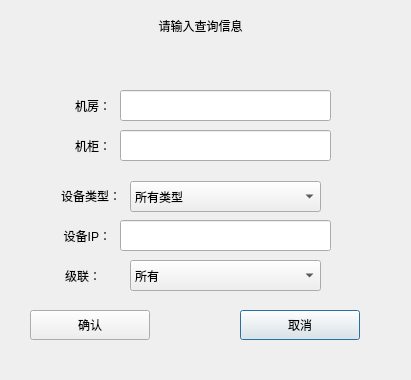
<?xml version="1.0" encoding="UTF-8"?>
<ui version="4.0">
 <class>Setup_PdusQueryDlg</class>
 <widget class="QDialog" name="Setup_PdusQueryDlg">
  <property name="geometry">
   <rect>
    <x>0</x>
    <y>0</y>
    <width>411</width>
    <height>380</height>
   </rect>
  </property>
  <property name="windowTitle">
   <string>Dialog</string>
  </property>
  <widget class="QLineEdit" name="roomEdit">
   <property name="geometry">
    <rect>
     <x>120</x>
     <y>90</y>
     <width>211</width>
     <height>31</height>
    </rect>
   </property>
  </widget>
  <widget class="QLabel" name="label_2">
   <property name="geometry">
    <rect>
     <x>20</x>
     <y>90</y>
     <width>91</width>
     <height>31</height>
    </rect>
   </property>
   <property name="text">
    <string>机房：</string>
   </property>
   <property name="alignment">
    <set>Qt::AlignRight|Qt::AlignTrailing|Qt::AlignVCenter</set>
   </property>
  </widget>
  <widget class="QPushButton" name="quitBtn">
   <property name="geometry">
    <rect>
     <x>240</x>
     <y>310</y>
     <width>120</width>
     <height>30</height>
    </rect>
   </property>
   <property name="text">
    <string>取消</string>
   </property>
  </widget>
  <widget class="QPushButton" name="okBtn">
   <property name="geometry">
    <rect>
     <x>30</x>
     <y>310</y>
     <width>120</width>
     <height>30</height>
    </rect>
   </property>
   <property name="text">
    <string>确认</string>
   </property>
  </widget>
  <widget class="QComboBox" name="devtypeCmb">
   <property name="geometry">
    <rect>
     <x>130</x>
     <y>181</y>
     <width>191</width>
     <height>31</height>
    </rect>
   </property>
   <item>
    <property name="text">
     <string>所有类型</string>
    </property>
   </item>
   <item>
    <property name="text">
     <string>IP-PDU</string>
    </property>
   </item>
   <item>
    <property name="text">
     <string>SI-PDU</string>
    </property>
   </item>
   <item>
    <property name="text">
     <string>R-PDU</string>
    </property>
   </item>
   <item>
    <property name="text">
     <string>MPDU</string>
    </property>
   </item>
   <item>
    <property name="text">
     <string>ZPDU</string>
    </property>
   </item>
  </widget>
  <widget class="QLabel" name="label">
   <property name="geometry">
    <rect>
     <x>130</x>
     <y>10</y>
     <width>141</width>
     <height>31</height>
    </rect>
   </property>
   <property name="text">
    <string>请输入查询信息</string>
   </property>
   <property name="alignment">
    <set>Qt::AlignCenter</set>
   </property>
  </widget>
  <widget class="QLabel" name="typeLab">
   <property name="geometry">
    <rect>
     <x>30</x>
     <y>180</y>
     <width>91</width>
     <height>31</height>
    </rect>
   </property>
   <property name="text">
    <string>设备类型：</string>
   </property>
   <property name="alignment">
    <set>Qt::AlignRight|Qt::AlignTrailing|Qt::AlignVCenter</set>
   </property>
  </widget>
  <widget class="QLineEdit" name="ipEdit">
   <property name="geometry">
    <rect>
     <x>120</x>
     <y>220</y>
     <width>211</width>
     <height>31</height>
    </rect>
   </property>
  </widget>
  <widget class="QComboBox" name="devnumCmb">
   <property name="geometry">
    <rect>
     <x>130</x>
     <y>260</y>
     <width>191</width>
     <height>31</height>
    </rect>
   </property>
   <item>
    <property name="text">
     <string>所有</string>
    </property>
   </item>
   <item>
    <property name="text">
     <string>主机</string>
    </property>
   </item>
   <item>
    <property name="text">
     <string>副机1</string>
    </property>
   </item>
   <item>
    <property name="text">
     <string>副机2</string>
    </property>
   </item>
   <item>
    <property name="text">
     <string>副机3</string>
    </property>
   </item>
   <item>
    <property name="text">
     <string>副机4</string>
    </property>
   </item>
   <item>
    <property name="text">
     <string>副机5</string>
    </property>
   </item>
   <item>
    <property name="text">
     <string>副机6</string>
    </property>
   </item>
   <item>
    <property name="text">
     <string>副机7</string>
    </property>
   </item>
   <item>
    <property name="text">
     <string>副机8</string>
    </property>
   </item>
   <item>
    <property name="text">
     <string>副机9</string>
    </property>
   </item>
  </widget>
  <widget class="QLabel" name="ipLab">
   <property name="geometry">
    <rect>
     <x>20</x>
     <y>220</y>
     <width>91</width>
     <height>31</height>
    </rect>
   </property>
   <property name="text">
    <string>设备IP：</string>
   </property>
   <property name="alignment">
    <set>Qt::AlignRight|Qt::AlignTrailing|Qt::AlignVCenter</set>
   </property>
  </widget>
  <widget class="QLineEdit" name="cabEdit">
   <property name="geometry">
    <rect>
     <x>120</x>
     <y>130</y>
     <width>211</width>
     <height>31</height>
    </rect>
   </property>
  </widget>
  <widget class="QLabel" name="lab">
   <property name="geometry">
    <rect>
     <x>10</x>
     <y>260</y>
     <width>91</width>
     <height>31</height>
    </rect>
   </property>
   <property name="text">
    <string>级联：</string>
   </property>
   <property name="alignment">
    <set>Qt::AlignRight|Qt::AlignTrailing|Qt::AlignVCenter</set>
   </property>
  </widget>
  <widget class="QLabel" name="cabLab">
   <property name="geometry">
    <rect>
     <x>20</x>
     <y>130</y>
     <width>91</width>
     <height>31</height>
    </rect>
   </property>
   <property name="text">
    <string>机柜：</string>
   </property>
   <property name="alignment">
    <set>Qt::AlignRight|Qt::AlignTrailing|Qt::AlignVCenter</set>
   </property>
  </widget>
 </widget>
 <resources/>
 <connections/>
</ui>
